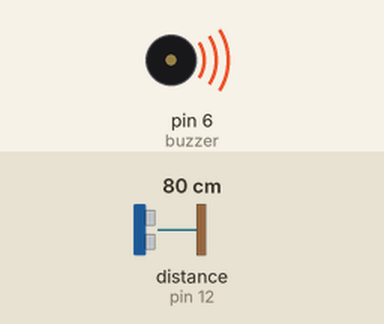
The sketch below on a simulated Arduino Uno, built with avr-gcc and run on an emulated ATmega328P. Shown: buzzer (waves = sounding, pin HIGH). Wiring (inferred from the names in the program): ultrasonic range finder: trigger pin 13; echo pin 12. The test bench sets the inputs (shaded band); at power-on: distance to the obstacle (sensor on pin 12) 80 cm. The echo pulse lasts 58.3 µs per cm; pins used as bus, display or sensor lines are not drawn.

Above: at 1.27 s.
1.3 s: distance to the obstacle (sensor on pin 12) set to 2 cm
At 2.3 s:
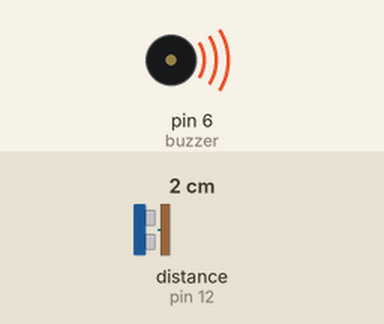
4.3 s: distance to the obstacle (sensor on pin 12) set to 60 cm
At 5.33 s:
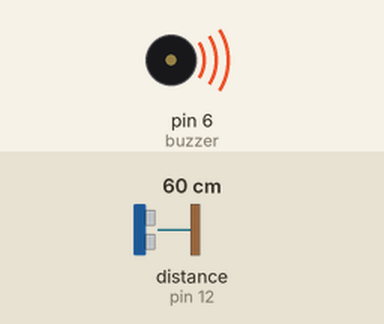
Timing chart, 0 to 13.3 s (numbered marks = the images above; inputs shaded):
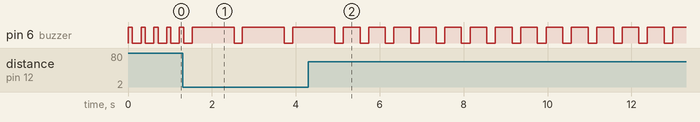

The sketch:

Blind_stick.ino
```cpp
#define trigPin 13
#define echoPin 12
#define buzzer 6
void setup()
{
pinMode(trigPin, OUTPUT);
pinMode(echoPin, INPUT);
pinMode(buzzer,OUTPUT);
}
void loop()
{
long duration, distance;
digitalWrite(trigPin, LOW);
delayMicroseconds(2);
digitalWrite(trigPin, HIGH);
delayMicroseconds(10);
digitalWrite(trigPin, LOW);
duration = pulseIn(echoPin, HIGH);
distance = (duration*0.034)/2.0;
if ((distance >75)&&(distance<100))
{
digitalWrite(buzzer,HIGH);
delay(100);
digitalWrite(buzzer,LOW);
}
else if((distance>50)&&(distance<75))
{
  digitalWrite(buzzer,HIGH);
  delay(400);
  digitalWrite(buzzer,LOW);
}
else if((distance>25)&&(distance<50))
{
  digitalWrite(buzzer,HIGH);
  delay(700);
  digitalWrite(buzzer,LOW);
}
else if(distance<25)
{
  digitalWrite(buzzer,HIGH);
  delay(1000);
  digitalWrite(buzzer,LOW);
}
else
{
digitalWrite(buzzer,LOW);
}
digitalWrite(buzzer,LOW);
delay(200);
}
```

Measured:
- after the input at 1.3 s, pin 6 (buzzer): alternates HIGH for 1.0 s and LOW for 0.20 s, starting after 1.2 s
- after the input at 4.3 s, pin 6 (buzzer): alternates HIGH for 0.40 s and LOW for 0.20 s, starting after 1.2 s
- by itself, pin 6 (buzzer): alternates HIGH for 0.10 s and LOW for 0.21 s
